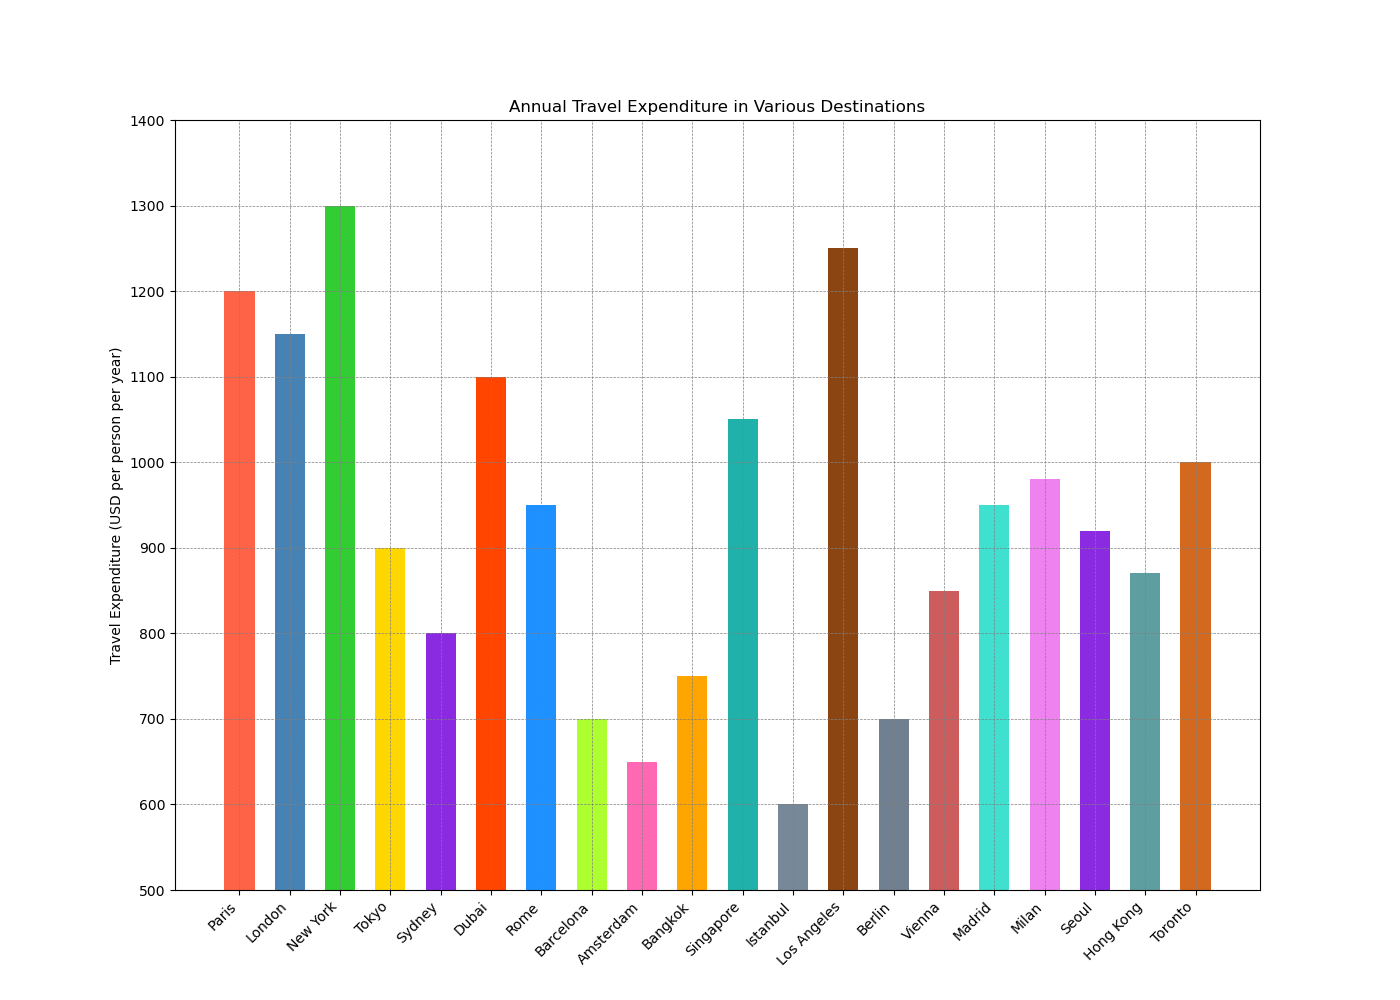

This figure's Python source:

import matplotlib.pyplot as plt

# Data for the chart
destinations = ['Paris', 'London', 'New York', 'Tokyo', 'Sydney', 
                'Dubai', 'Rome', 'Barcelona', 'Amsterdam', 'Bangkok', 
                'Singapore', 'Istanbul', 'Los Angeles', 'Berlin', 'Vienna',
                'Madrid', 'Milan', 'Seoul', 'Hong Kong', 'Toronto']
expenditure = [1200, 1150, 1300, 900, 800, 
               1100, 950, 700, 650, 750, 
               1050, 600, 1250, 700, 850,
               950, 980, 920, 870, 1000]

# Setting colors for each bar
colors = ['#FF6347', '#4682B4', '#32CD32', '#FFD700', '#8A2BE2', 
          '#FF4500', '#1E90FF', '#ADFF2F', '#FF69B4', '#FFA500', 
          '#20B2AA', '#778899', '#8B4513', '#708090', '#CD5C5C',
          '#40E0D0', '#EE82EE', '#8A2BE2', '#5F9EA0', '#D2691E']

# Increase the width and height of the chart
plt.figure(figsize=(14, 10))

# Change the direction of the chart to vertical and modify the bar width
plt.bar(destinations, expenditure, color=colors, width=0.6)

# Customizing the chart with titles and labels
plt.ylabel('Travel Expenditure (USD per person per year)')
plt.title('Annual Travel Expenditure in Various Destinations')
plt.grid(color='gray', linestyle='--', linewidth=0.5)

# Truncate y-axis to start from a specific value
plt.ylim(500, 1400)

# Rotate x-axis labels for better readability
plt.xticks(rotation=45, ha='right')

# Display the bar chart
plt.show()
